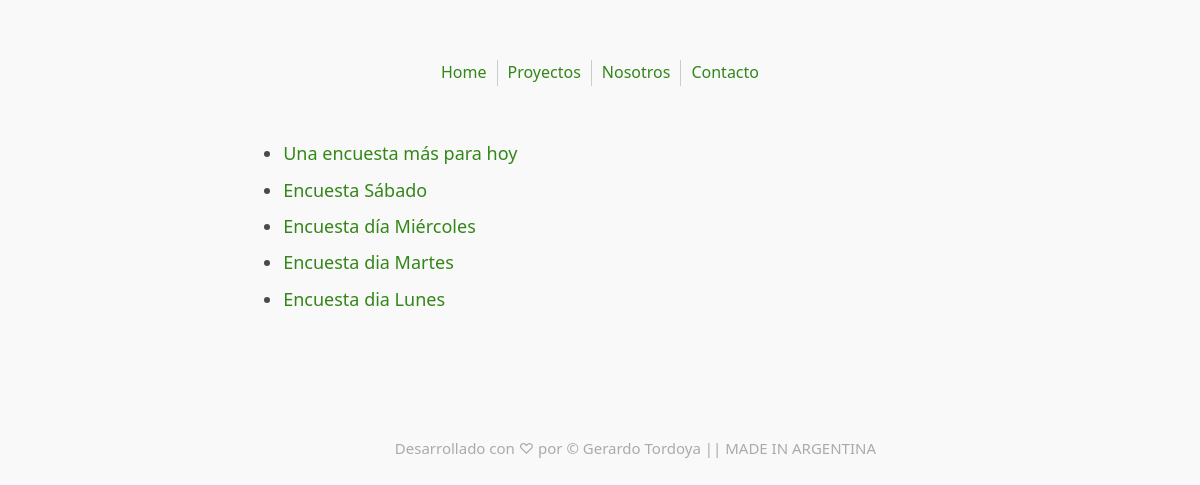
The page / on the database its author committed.
### encuestas/models.py (models this page shows, shortened)
class Encuesta(models.Model):
    texto_encuesta = models.CharField(max_length=200)
    fecha_publicacion = models.DateTimeField('Fecha de publicación')
    def es_reciente(self):
        es_ahora = timezone.now()
        return es_ahora - datetime.timedelta(days=3) <= self.fecha_publicacion <= es_ahora
    es_reciente.admin_order_field = 'fecha_publicacion'
    es_reciente.boolean = True
    es_reciente.short_description = '¿Publicado recientemente?'

### encuestas/views.py (the view)
# urls.py: path('', views.IndexView.as_view(), name='index'),
class IndexView(generic.ListView):
    template_name = 'encuestas/index.html'
    context_object_name = 'lista_recientes'
    def get_queryset(self):
        return Encuesta.objects.filter(
            fecha_publicacion__lte=timezone.now()
            ).order_by('-fecha_publicacion')[:5]

### encuestas/templates/encuestas/index.html
﻿{% extends "base.html" %}
{% block content %}
    {% if lista_recientes %}
        <ul>
        {% for encuesta in lista_recientes %}
            <li><a href="{% url 'encuestas:detalle' encuesta.id %}">{{ encuesta.texto_encuesta }}</a></li>
        {% endfor %}
        </ul>
    {% else %}
        <p>No hay encuestas aún</p>
    {% endif %}
{% endblock %}

### encuestas/static/encuestas/style.css (style rules this page uses)
html { font-family: system-ui, -apple-system, BlinkMacSystemFont, "Segoe UI", Roboto, Oxygen, Ubuntu, Cantarell, "PT Sans", "Open Sans", "Fira Sans", "Droid Sans", "Helvetica Neue", Helvetica, Arial, sans-serif; font-size: 62.5%; line-height: 1.4; -webkit-overflow-scrolling: touch; }
body { font-size: 1.8rem; line-height: 1.618; max-width: 38em; margin: auto; color: #4a4a4a; background-color: #f9f9f9; padding: 13px; }
a { text-decoration: none; color: #338618; }
ul { padding-left: 1.4em; }
li { margin-bottom: 0.4em; }

### rows shown on the page
Encuesta: texto_encuesta "Una encuesta más para hoy"
Encuesta: texto_encuesta "Encuesta Sábado"
Encuesta: texto_encuesta "Encuesta día Miércoles"
Encuesta: texto_encuesta "Encuesta dia Martes"
Encuesta: texto_encuesta "Encuesta dia Lunes"
